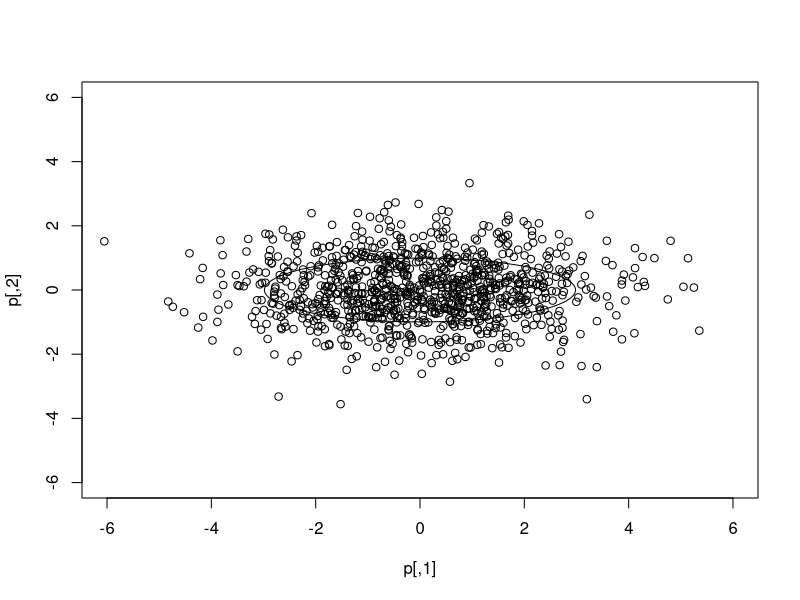

This chart was generated by the following R code:
library(mvtnorm) # References rmvnorm()
library(ellipse) # References ellipse()
set.seed(17)
 
# Set the covariance matrix
sigma2 <- matrix(c(9, 0, 0, 1), ncol=2)
 
# Set the means
mu <- c(0,0)
 
# Get the correlation matrix
#P <- cov2cor(sigma2)
P <- sigma2
 
# Generate the data
p <- rmvnorm(n=1000, mean=mu, sigma=sqrt(sigma2))
 
# Plot the data
plot(p,xlim=c(-6,6),ylim=c(-6,6))
 
# Plot the ellipse
#lines( ellipse( P, centre = c(0,0)) , col='red')

evals <- eigen(P)$values
evecs <- eigen(P)$vectors
# Angles of a circle
a <- seq(0, 2*pi, len=100)
 
# Get critical value
c2 <- qchisq(0.39, 2)
c <- sqrt(c2)

# Get the distances
xT <- c * sqrt(evals[1]) * cos(a)
yT <- c * sqrt(evals[2]) * sin(a)
 
M <- cbind(xT, yT)

# Covert the coordinates
transM <- evecs %*% t(M)
transM <- t(transM)

lines(transM + mu)
